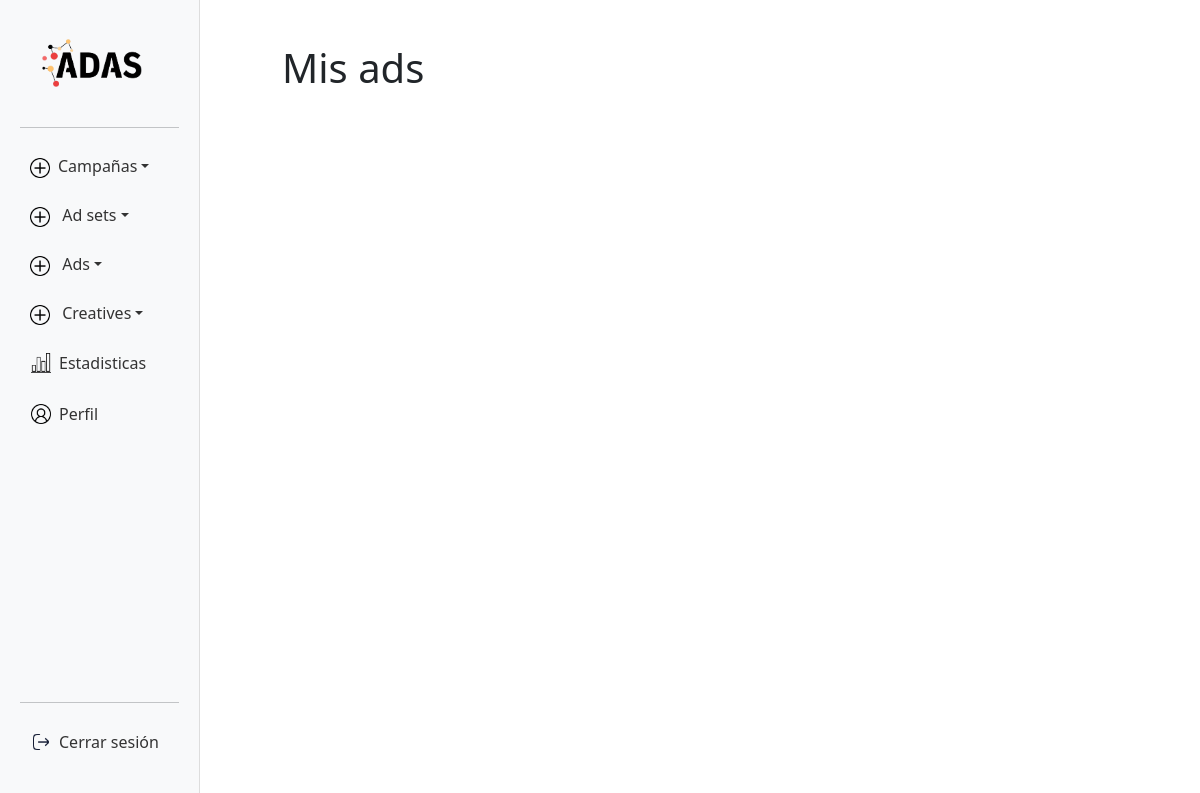
/mis_ads/, run on an earlier commit of the app's database.
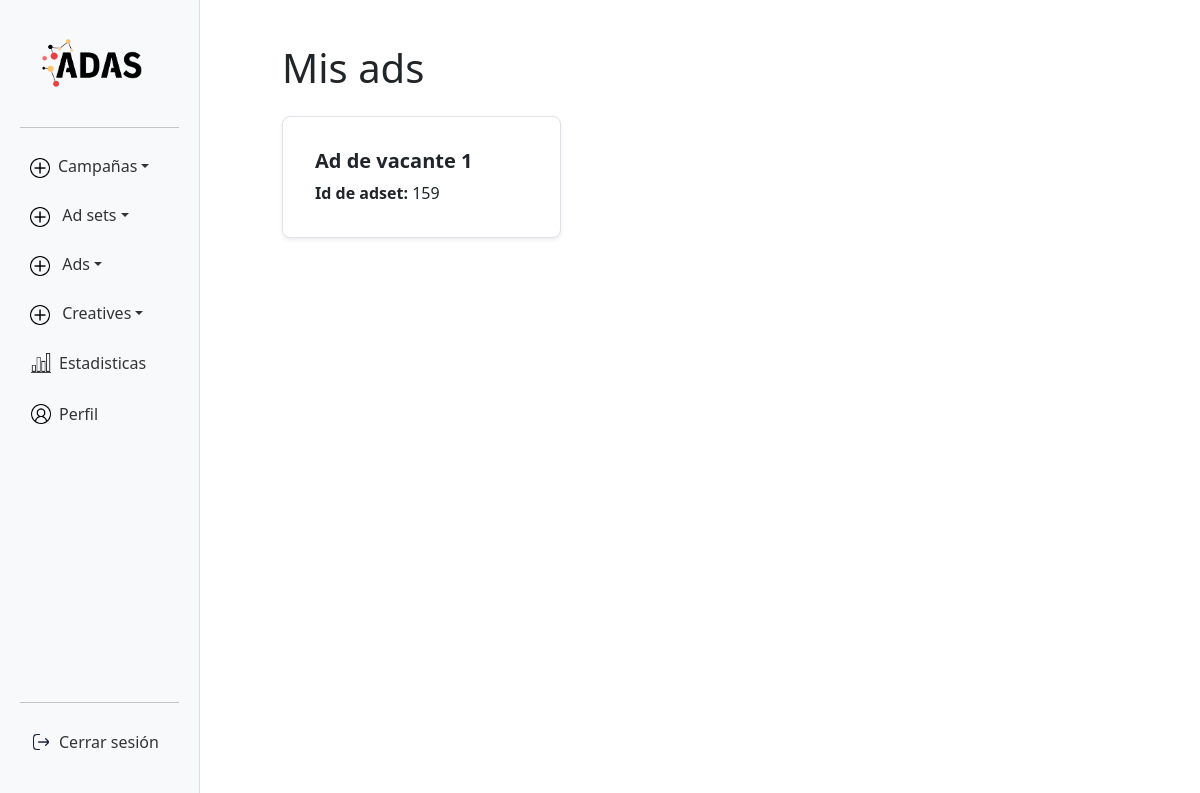
And on a later commit of the database.
### administrador/models.py (models this page shows, shortened)
class Ad(models.Model):
    REDES_SOCIALES = [
        ('facebook', 'Facebook'),
        ('instagram', 'Instagram'),
        ('X', 'X'),
    ]
    adset_id= models.CharField(max_length=100, blank=True)
    creative_id = models.CharField(max_length=250, blank=True)
    red_social = models.CharField(max_length=20, choices=REDES_SOCIALES, default='facebook')
    nombre = models.CharField(max_length=250)
    status = models.CharField(max_length=100, blank=True)
    ad_id= models.CharField(blank=True, max_length=100)
    created_at = models.DateField(default=date.today)

### administrador/views.py (the view)
# urls.py: path('mis_ads/', adminViews.mis_ads, name='mis_ads'),
def mis_ads(request):
    ads = Ad.objects.all()
    return render(request, 'mis_ads.html', {'ads': ads})

### administrador/templates/mis_ads.html
{% extends 'panel.html' %}
{% block content %}
<div class="container mt-4">
    <h1 class="mb-4">Mis ads</h1>
    <div class="row row-cols-1 row-cols-md-2 row-cols-lg-3 g-4">
        {% for ad in ads %}
        <div class="col">
            <div class="card border rounded-3 shadow-sm p-3">
                <div class="card-body">
                    <h5 class="card-title fw-bold">{{ ad.nombre }}</h5>
                    <p class="card-text"><strong>Id de adset: </strong>{{ ad.adset_id}}</p>
                </div>
            </div>
        </div>
        {% endfor %}
    </div>
</div>
{% endblock content %}

What changed in the data, as far as the page shows it:
added Ad: nombre "Ad de vacante 1", adset_id "159"
